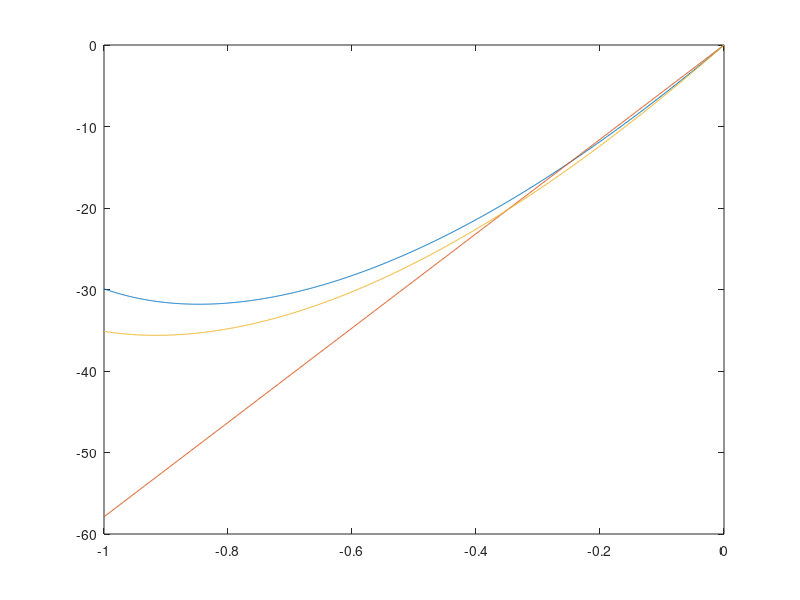

Write MATLAB code to recreate this figure.
% yy = {@do_it,@do_it};
% 
% 
% for ii=1:2
%     yy{ii}(ii);
% end
% 
close all;
x = 2.5;
y = 5;
a = 1;
b = 1;
z = -1.0:0.001:0.0;
u = 2.1;
f1 = a*x*y*z.*(x^2+y^2+2*x*y*z).^(1/u);
f2 = b*x*y*z.*(x^2+y^2+2*x*y*z).^(-1/u);
f1t = a*x*y*z.*(y^2).^(1/u);


% plot(z,f1,z,f2,z,f1+f2)
plot(z,f1,z,f1t,z,f1+f2)

% rad2deg(acos(-2/3))


function [a] = do_it(x)
disp(x)
end